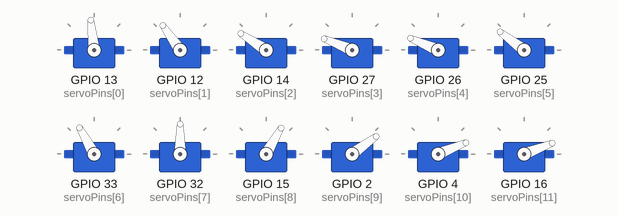
A sketch run on a simulated ESP32. Shown: 12 × servo. What the sketch prints to the serial monitor is not drawn.

Above: at 1.05 s.
At 1.6 s:
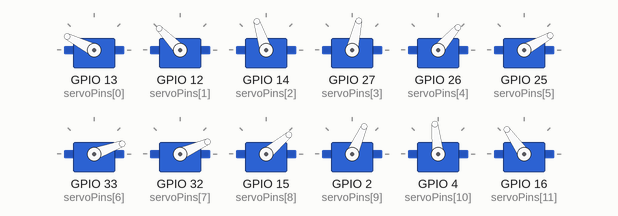
At 2.2 s:
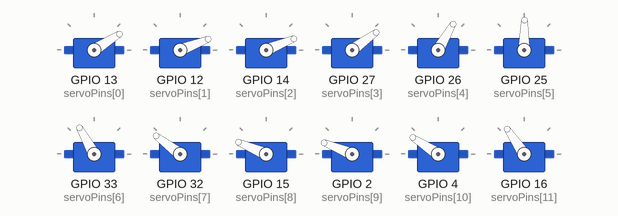
At 3.35 s:
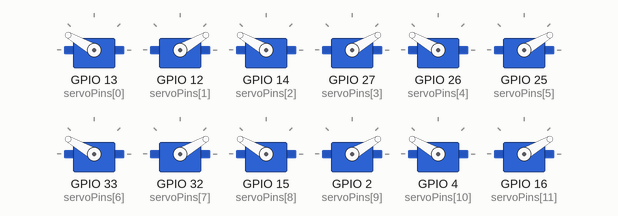
At 4.5 s:
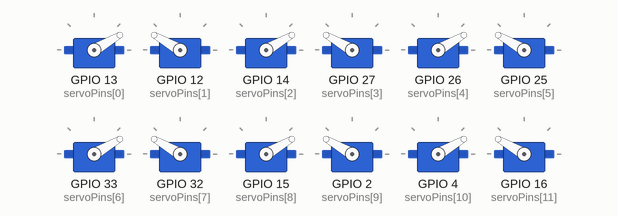
At 5.7 s:
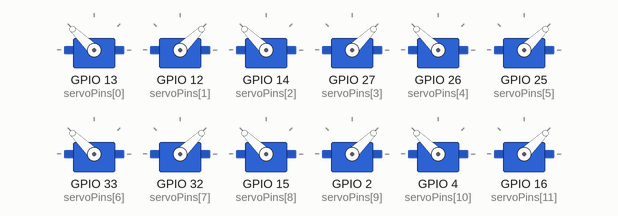
Timing chart, 0 to 7.1 s (numbered marks = the images above):
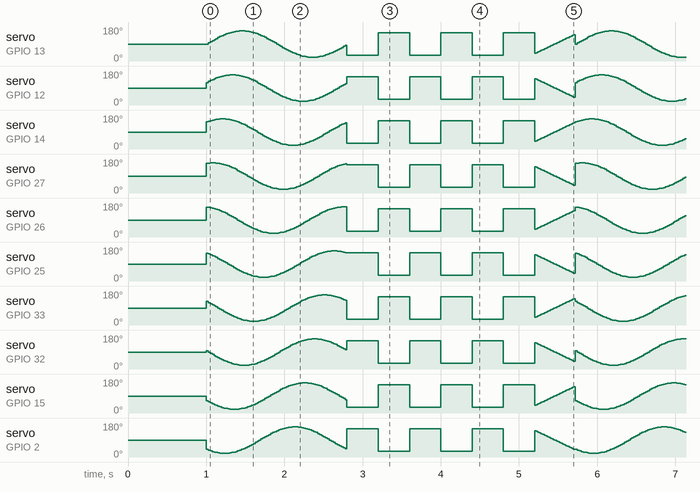

The sketch:

Sketch.ino
```cpp
#include <ESP32Servo.h>

const int JUMLAH_SERVO = 14;

// Array pin GPIO ESP32 yang terhubung ke 14 servo
const int servoPins[JUMLAH_SERVO] = {
  13, 12,             // 2 Servo Atas
  14, 27, 26, 25, 33, // 5 Servo Kiri
  32, 15,             // 2 Servo Bawah
  2,  4,  16, 17, 18  // 5 Servo Kanan
};

Servo myServos[JUMLAH_SERVO];

void setup() {
  Serial.begin(115200);
  Serial.println("Memulai Mode Air Mancur Berdansa...");

  // Alokasi timer PWM ESP32
  ESP32PWM::allocateTimer(0);
  ESP32PWM::allocateTimer(1);
  ESP32PWM::allocateTimer(2);
  ESP32PWM::allocateTimer(3);

  // Inisialisasi semua servo
  for (int i = 0; i < JUMLAH_SERVO; i++) {
    myServos[i].setPeriodHertz(50);
    myServos[i].attach(servoPins[i], 500, 2400);
    myServos[i].write(90); // Posisi awal tegak lurus (90 derajat)
  }

  delay(1000);
}

void loop() {
  // Pola 1: Efek Gelombang Berjalan (Wave Effect) memutar mengelilingi board
  for (int t = 0; t < 360; t += 5) {
    for (int i = 0; i < JUMLAH_SERVO; i++) {
      // Menggunakan fungsi sinus dengan pergeseran fase (phase shift) tiap servo
      // Hasilnya membuat gerakan naik-turun yang mengalir seperti gelombang air
      int angle = 90 + 70 * sin(radians(t + (i * 25)));
      myServos[i].write(angle);
    }
    delay(25);
  }

  // Pola 2: Gerakan Bergantian Kiri dan Kanan (Saling Berbalasan)
  for (int repeat = 0; repeat < 3; repeat++) {
    // Sisi Kiri / Ganjil naik
    for (int i = 0; i < JUMLAH_SERVO; i += 2) {
      myServos[i].write(30);
    }
    // Sisi Kanan / Genap turun
    for (int i = 1; i < JUMLAH_SERVO; i += 2) {
      myServos[i].write(150);
    }
    delay(400);

    // Tukar posisi
    for (int i = 0; i < JUMLAH_SERVO; i += 2) {
      myServos[i].write(150);
    }
    for (int i = 1; i < JUMLAH_SERVO; i += 2) {
      myServos[i].write(30);
    }
    delay(400);
  }

  // Pola 3: Efek Mekar / Berkumpul (の中心 / Menuju ke tengah lalu menyebar)
  for (int pos = 40; pos <= 140; pos += 4) {
    for (int i = 0; i < JUMLAH_SERVO; i++) {
      // Servo ganjil dan genap bergerak berlawanan arah
      if (i % 2 == 0) {
        myServos[i].write(pos);
      } else {
        myServos[i].write(180 - pos);
      }
    }
    delay(20);
  }
}
```

Measured:
- by itself, servo on GPIO 13 (servoPins[0]), servo on GPIO 12 (servoPins[1]), servo on GPIO 14 (servoPins[2]), servo on GPIO 27 (servoPins[3]), servo on GPIO 26 (servoPins[4]), servo on GPIO 25 (servoPins[5]), servo on GPIO 33 (servoPins[6]), servo on GPIO 32 (servoPins[7]), servo on GPIO 15 (servoPins[8]), servo on GPIO 2 (servoPins[9]), servo on GPIO 4 (servoPins[10]), servo on GPIO 16 (servoPins[11]): moves between 20° and 160°, repeating every 4.7 s
